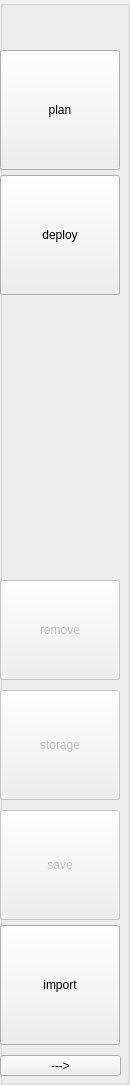
       <widget class="QGroupBox" name="btn_grp">
        <property name="sizePolicy">
         <sizepolicy hsizetype="Fixed" vsizetype="Expanding">
          <horstretch>0</horstretch>
          <verstretch>0</verstretch>
         </sizepolicy>
        </property>
        <property name="minimumSize">
         <size>
          <width>120</width>
          <height>0</height>
         </size>
        </property>
        <property name="title">
         <string/>
        </property>
        <property name="class" stdset="0">
         <string>btn_grp</string>
        </property>
        <widget class="QToolButton" name="nextBtn">
         <property name="enabled">
          <bool>true</bool>
         </property>
         <property name="geometry">
          <rect>
           <x>0</x>
           <y>175</y>
           <width>120</width>
           <height>120</height>
          </rect>
         </property>
         <property name="sizePolicy">
          <sizepolicy hsizetype="Fixed" vsizetype="Fixed">
           <horstretch>0</horstretch>
           <verstretch>0</verstretch>
          </sizepolicy>
         </property>
         <property name="minimumSize">
          <size>
           <width>120</width>
           <height>120</height>
          </size>
         </property>
         <property name="maximumSize">
          <size>
           <width>120</width>
           <height>120</height>
          </size>
         </property>
         <property name="text">
          <string>deploy</string>
         </property>
         <property name="icon">
          <iconset>
           <normaloff>:/images/deploy_en.png</normaloff>
           <normalon>:/images/deploy_en.png</normalon>
           <disabledoff>:/images/deploy_di.png</disabledoff>
           <disabledon>:/images/deploy_di.png</disabledon>:/images/deploy_en.png</iconset>
         </property>
         <property name="toolButtonStyle">
          <enum>Qt::ToolButtonTextUnderIcon</enum>
         </property>
         <property name="class" stdset="0">
          <string>QToolButton1</string>
         </property>
        </widget>
        <widget class="QToolButton" name="planBtn">
         <property name="enabled">
          <bool>true</bool>
         </property>
         <property name="geometry">
          <rect>
           <x>0</x>
           <y>50</y>
           <width>120</width>
           <height>120</height>
          </rect>
         </property>
         <property name="sizePolicy">
          <sizepolicy hsizetype="Fixed" vsizetype="Fixed">
           <horstretch>0</horstretch>
           <verstretch>0</verstretch>
          </sizepolicy>
         </property>
         <property name="minimumSize">
          <size>
           <width>120</width>
           <height>120</height>
          </size>
         </property>
         <property name="maximumSize">
          <size>
           <width>120</width>
           <height>120</height>
          </size>
         </property>
         <property name="text">
          <string>plan</string>
         </property>
         <property name="icon">
          <iconset>
           <normalon>:/images/plan_en.png</normalon>
           <disabledoff>:/images/plan_di.png</disabledoff>
           <disabledon>:/images/plan_di.png</disabledon>
          </iconset>
         </property>
         <property name="iconSize">
          <size>
           <width>60</width>
           <height>60</height>
          </size>
         </property>
         <property name="toolButtonStyle">
          <enum>Qt::ToolButtonTextUnderIcon</enum>
         </property>
         <property name="class" stdset="0">
          <string>QToolButton1</string>
         </property>
        </widget>
        <widget class="QToolButton" name="importBtn">
         <property name="geometry">
          <rect>
           <x>0</x>
           <y>925</y>
           <width>120</width>
           <height>120</height>
          </rect>
         </property>
         <property name="sizePolicy">
          <sizepolicy hsizetype="Fixed" vsizetype="Fixed">
           <horstretch>0</horstretch>
           <verstretch>0</verstretch>
          </sizepolicy>
         </property>
         <property name="minimumSize">
          <size>
           <width>120</width>
           <height>110</height>
          </size>
         </property>
         <property name="maximumSize">
          <size>
           <width>115</width>
           <height>120</height>
          </size>
         </property>
         <property name="text">
          <string>import</string>
         </property>
         <property name="icon">
          <iconset>
           <normaloff>:/images/import_en.png</normaloff>:/images/import_en.png</iconset>
         </property>
         <property name="toolButtonStyle">
          <enum>Qt::ToolButtonTextUnderIcon</enum>
         </property>
         <property name="class" stdset="0">
          <string>QToolButton2</string>
         </property>
        </widget>
        <widget class="QToolButton" name="ppGUIButton">
         <property name="enabled">
          <bool>true</bool>
         </property>
         <property name="geometry">
          <rect>
           <x>0</x>
           <y>1055</y>
           <width>121</width>
           <height>21</height>
          </rect>
         </property>
         <property name="text">
          <string>---&gt;</string>
         </property>
         <property name="class" stdset="0">
          <string>QToolButton2</string>
         </property>
        </widget>
        <widget class="QToolButton" name="rppButton">
         <property name="enabled">
          <bool>false</bool>
         </property>
         <property name="geometry">
          <rect>
           <x>0</x>
           <y>580</y>
           <width>120</width>
           <height>100</height>
          </rect>
         </property>
         <property name="text">
          <string>remove</string>
         </property>
         <property name="icon">
          <iconset>
           <normaloff>:/images/deletebox_en.png</normaloff>
           <disabledoff>:/images/deletebox_di.png</disabledoff>:/images/deletebox_en.png</iconset>
         </property>
         <property name="iconSize">
          <size>
           <width>45</width>
           <height>45</height>
          </size>
         </property>
         <property name="toolButtonStyle">
          <enum>Qt::ToolButtonTextUnderIcon</enum>
         </property>
         <property name="class" stdset="0">
          <string>QToolButton2</string>
         </property>
        </widget>
        <widget class="QToolButton" name="saveButton">
         <property name="enabled">
          <bool>false</bool>
         </property>
         <property name="geometry">
          <rect>
           <x>0</x>
           <y>810</y>
           <width>120</width>
           <height>110</height>
          </rect>
         </property>
         <property name="text">
          <string>save</string>
         </property>
         <property name="icon">
          <iconset>
           <normaloff>:/images/save_en.png</normaloff>
           <disabledoff>:/images/save_di.png</disabledoff>:/images/save_en.png</iconset>
         </property>
         <property name="iconSize">
          <size>
           <width>55</width>
           <height>55</height>
          </size>
         </property>
         <property name="toolButtonStyle">
          <enum>Qt::ToolButtonTextUnderIcon</enum>
         </property>
         <property name="class" stdset="0">
          <string>QToolButton2</string>
         </property>
        </widget>
        <widget class="QToolButton" name="MASimulationButton">
         <property name="enabled">
          <bool>false</bool>
         </property>
         <property name="geometry">
          <rect>
           <x>0</x>
           <y>690</y>
           <width>120</width>
           <height>110</height>
          </rect>
         </property>
         <property name="text">
          <string>storage</string>
         </property>
         <property name="icon">
          <iconset>
           <normaloff>:/images/simulate_en.png</normaloff>
           <disabledoff>:/images/simulate_di.png</disabledoff>:/images/simulate_en.png</iconset>
         </property>
         <property name="iconSize">
          <size>
           <width>55</width>
           <height>55</height>
          </size>
         </property>
         <property name="toolButtonStyle">
          <enum>Qt::ToolButtonTextUnderIcon</enum>
         </property>
         <property name="class" stdset="0">
          <string>QToolButton2</string>
         </property>
        </widget>
       </widget>
